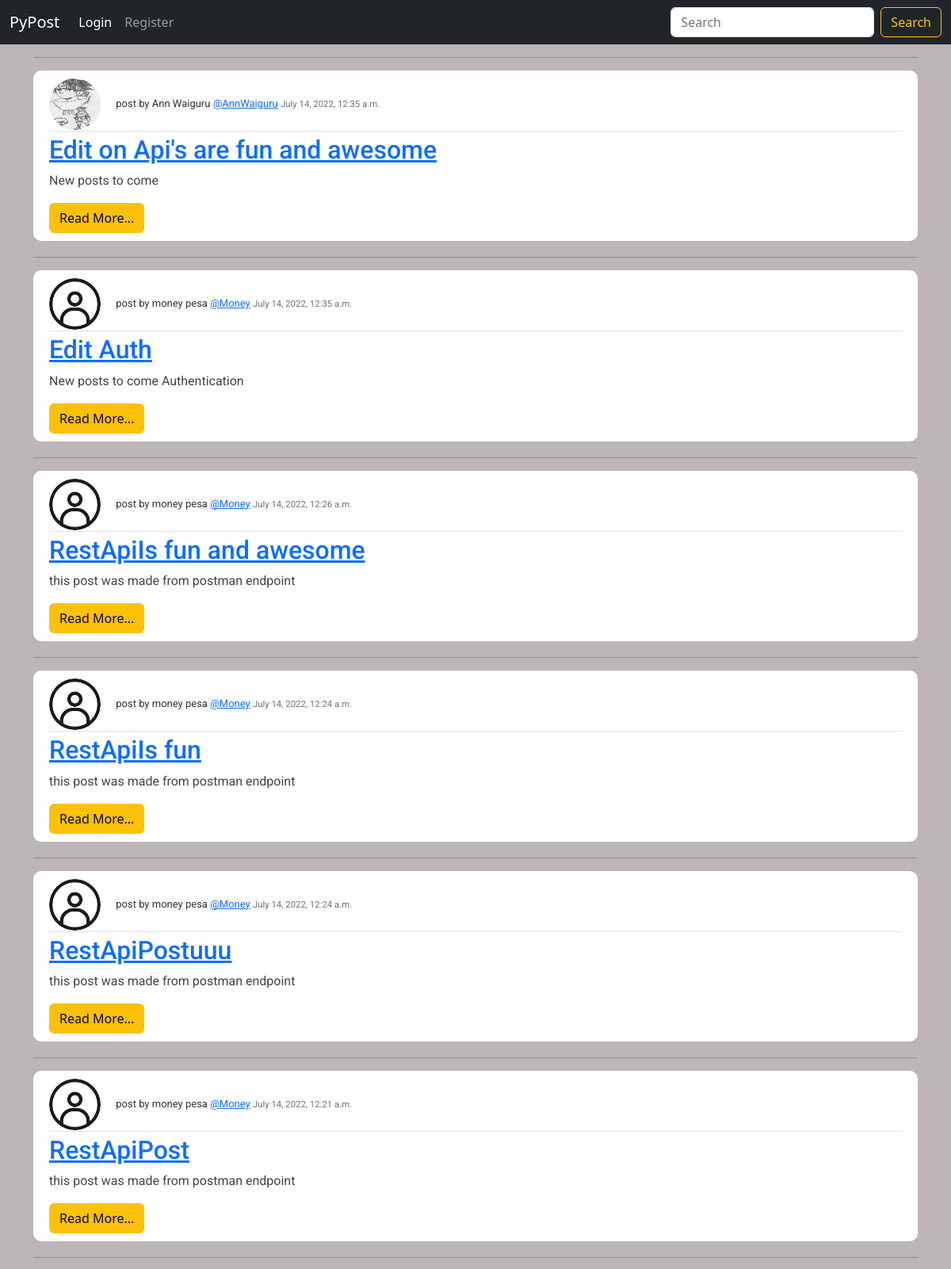
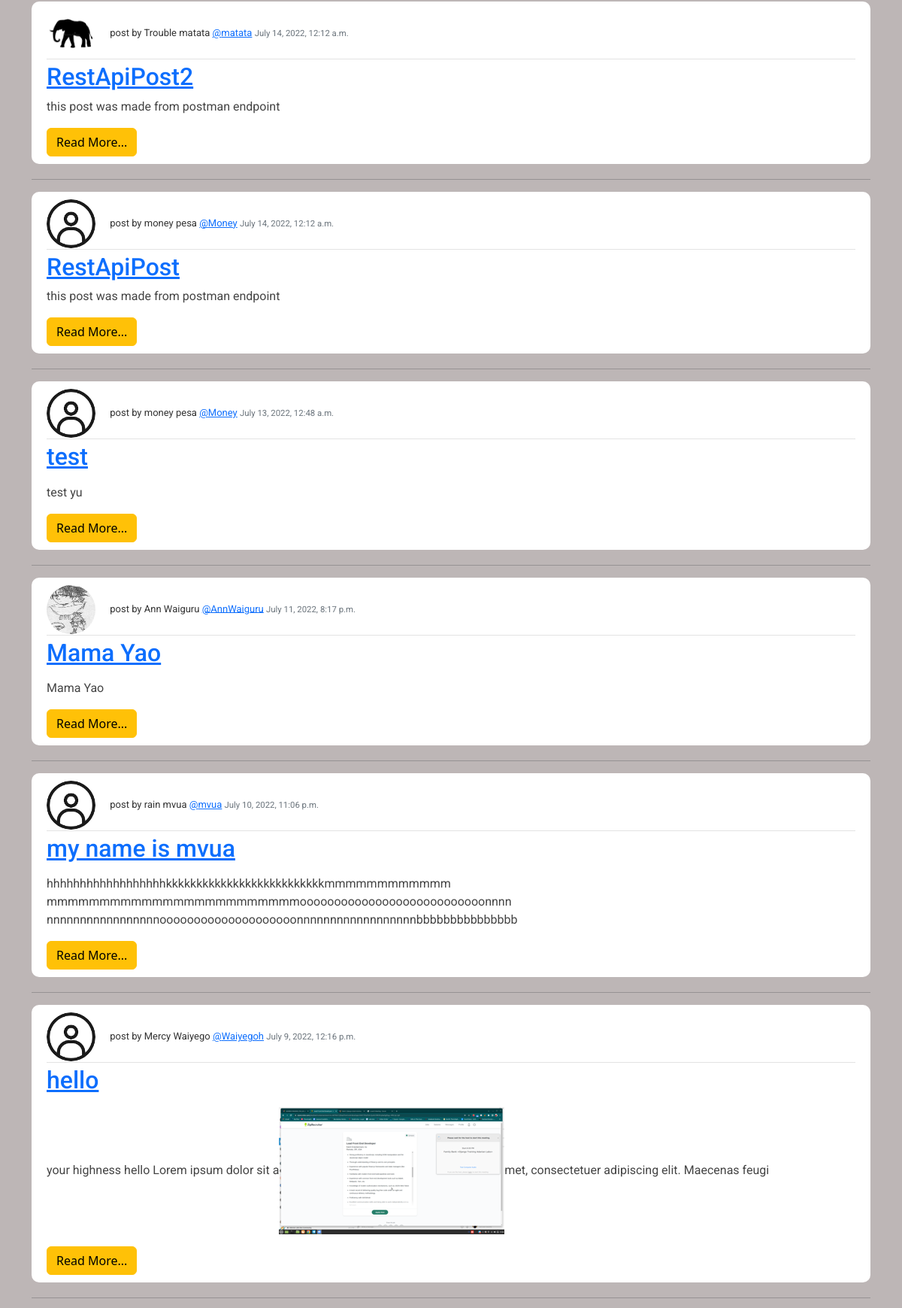
The page / (upper part) on the database its author committed (2 pictures, top to bottom).
### blog/models.py (models this page shows, shortened)
class Post(models.Model):
    title= models.CharField(max_length=200)
    content= RichTextField(blank=True, null=True)
    date_posted=models.DateTimeField(default=timezone.now)
    authour=models.ForeignKey(User, on_delete=models.CASCADE)

### users/models.py (models this page shows, shortened)
class Profile(models.Model):
    user=models.OneToOneField(User,on_delete=models.CASCADE)
    image=models.ImageField(default='default.png',upload_to='profile_pictures')

### blog/views.py (the view)
# urls.py: path('',PostListView.as_view(),name="blog-home"),
class PostListView(ListView):
    model = Post
    template_name = 'blog/home.html'
    context_object_name = 'posts'
    ordering = ["-date_posted"]

### blog/templates/blog/home.html
{%extends 'blog/base.html'%}
    {%block content%}
    {%for posts in posts%}
<hr>
    <article class="media content-section">
        <div class="article-metadata"> <img class="rounded-circle article-img"  src="{{posts.authour.profile.image.url}}" alt="">
             post by {{posts.authour.first_name}} {{posts.authour.last_name}} <a class="mr-2" href="#">@{{posts.authour}}</a>
                <small class="text-muted" >{{posts.date_posted}}</small>
            </div>
        <div class="media-body"> <h2> <a class="article-title" href="{% url 'blog-article' posts.pk %}">{{posts.title}}</a> </h2>
            <p class="article-content" >{{posts.content|slice:":200"|safe}}</p>
            <small>
                <a class="btn btn-warning" href="{% url 'blog-article' posts.pk %}">Read More...</a>
            </small>
        </div>
    </article>
    {%endfor%}
    {%endblock content%}

### blog/static/css/base.css (style rules this page uses)
body { background-color: rgb(189, 182, 182); background-size: contain; background-repeat: no-repeat; }
h1, h2, h3, h4, h5, h6, p { color: #444444; font-family: 'Roboto', sans-serif; }
.content-section { background: #ffffff; padding: 10px 20px; border-radius: 10px; margin-bottom: 20px; }
.article-content { white-space: pre-line; }
.article-img { height: 65px; width: 65px; margin-right: 16px; }
.article-metadata { font-family: 'Roboto', sans-serif; padding-bottom: 1px; margin-bottom: 4px; font-size: 13px; border-bottom: 1px solid #e3e3e3; }
.article-metadata { color: #333; text-decoration: none; }

### rows shown on the page
Post: authour.profile.image (picture), authour.first_name "Ann", authour.last_name "Waiguru", authour "AnnWaiguru", date_posted "July 14, 2022, 12:35 a.m.", title "Edit on Api's are fun and awesome", content "New posts to come"
Post: authour.profile.image (placeholder picture), authour.first_name "money", authour.last_name "pesa", authour "Money", date_posted "July 14, 2022, 12:35 a.m.", title "Edit Auth", content "New posts to come Authentication"
Post: authour.profile.image (placeholder picture), authour.first_name "money", authour.last_name "pesa", authour "Money", date_posted "July 14, 2022, 12:26 a.m.", title "RestApiIs fun and awesome", content "this post was made from postman endpoint"
Post: authour.profile.image (placeholder picture), authour.first_name "money", authour.last_name "pesa", authour "Money", date_posted "July 14, 2022, 12:24 a.m.", title "RestApiIs fun", content "this post was made from postman endpoint"
Post: authour.profile.image (placeholder picture), authour.first_name "money", authour.last_name "pesa", authour "Money", date_posted "July 14, 2022, 12:24 a.m.", title "RestApiPostuuu", content "this post was made from postman endpoint"
Post: authour.profile.image (placeholder picture), authour.first_name "money", authour.last_name "pesa", authour "Money", date_posted "July 14, 2022, 12:21 a.m.", title "RestApiPost", content "this post was made from postman endpoint"
Post: authour.profile.image (picture), authour.first_name "Trouble", authour.last_name "matata", authour "matata", date_posted "July 14, 2022, 12:12 a.m.", title "RestApiPost2", content "this post was made from postman endpoint"
Post: authour.profile.image (placeholder picture), authour.first_name "money", authour.last_name "pesa", authour "Money", date_posted "July 14, 2022, 12:12 a.m.", title "RestApiPost", content "this post was made from postman endpoint"
Post: authour.profile.image (placeholder picture), authour.first_name "money", authour.last_name "pesa", authour "Money", date_posted "July 13, 2022, 12:48 a.m.", title "test", content "test yu"
Post: authour.profile.image (picture), authour.first_name "Ann", authour.last_name "Waiguru", authour "AnnWaiguru", date_posted "July 11, 2022, 8:17 p.m.", title "Mama Yao", content "Mama Yao"
Post: authour.profile.image (placeholder picture), authour.first_name "rain", authour.last_name "mvua", authour "mvua", date_posted "July 10, 2022, 11:06 p.m.", title "my name is mvua", content "hhhhhhhhhhhhhhhhhhkkkkkkkkkkkkkkkkkkkkkkkkkkmmmmmmmmmmmm mmmmmmmmmmmmmmmmmmmmmmmmooooooooooooooooooooooooooonnnn nnnnnnnnnnnnnnnnnoooooooooooooooooooonnnnnnnnnnnnnnnnnnbbbbbbbbbbbbbbb"
Post: authour.profile.image (placeholder picture), authour.first_name "Mercy", authour.last_name "Waiyego", authour "Waiyegoh", date_posted "July 9, 2022, 12:16 p.m.", title "hello", content "your highness hello Lorem ipsum dolor sit a met, consectetuer adipiscing elit. Maecenas feugi", content (picture)
